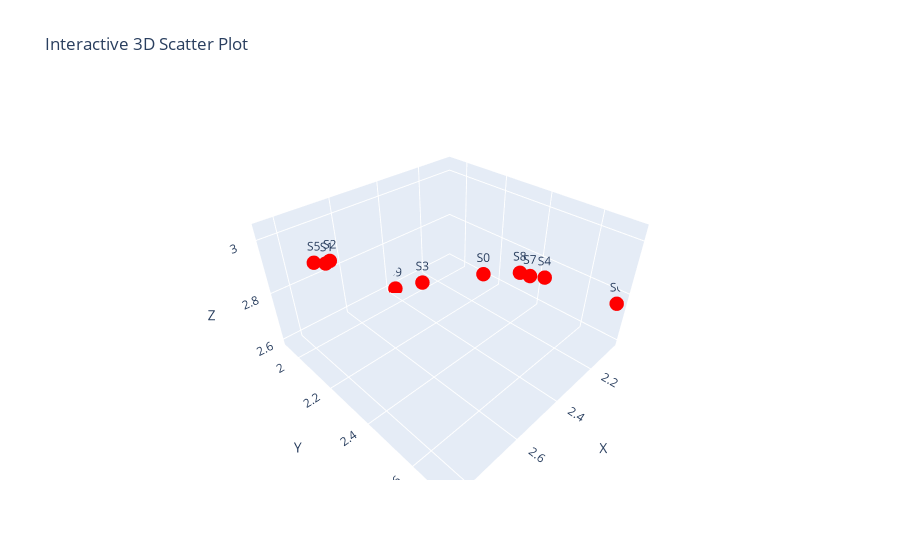

The notebook cell this image was saved under:
### Code cell
import numpy as np
import plotly.graph_objects as go

# Etichette per embed_s e embed_t
labels_s = [f'S{i}' for i in range(embed_s.shape[1])]
labels_t = [f'T{i}' for i in range(embed_t.shape[1])]

# Creiamo il grafico scatter interattivo
fig = go.Figure()

# Aggiungi i punti della prima matrice (embed_s) in rosso
fig.add_trace(go.Scatter3d(
    x=embed_s[0, :],
    y=embed_s[1, :],
    z=embed_s[2, :],
    mode='markers+text',
    marker=dict(size=5, color='red'),
    text=labels_s,  # Etichette per ogni punto
    textposition='top center',
    name='embed_s'
))

# Aggiungi i punti della seconda matrice (embed_t) in blu
#fig.add_trace(go.Scatter3d(
    #x=embed_t[0, :],
    #y=embed_t[1, :],
    #z=embed_t[2, :],
    #mode='markers+text',
    #marker=dict(size=5, color='blue'),
    #text=labels_t,  # Etichette per ogni punto
    #textposition='top center',
    #name='embed_t'
#))

# Personalizzazione del layout
fig.update_layout(
    title='Interactive 3D Scatter Plot',
    scene=dict(
        xaxis_title='X',
        yaxis_title='Y',
        zaxis_title='Z'
    )
)

# Mostra il grafico
fig.show()

### Figure 1 — Plotly figure (JSON) as saved in the notebook; plotly's stock layout.template omitted (floating-point values rounded to 4 significant figures)
{"data": [{"marker": {"color": "red", "size": 5}, "mode": "markers+text", "name": "embed_s", "text": ["S0", "S1", "S2", "S3", "S4", "S5", "S6", "S7", "S8", "S9"], "textposition": "top center", "type": "scatter3d", "x": [2.216, 2.807, 2.784, 2.299, 2.151, 2.844, 2.056, 2.18, 2.214, 2.377], "y": [2.266, 2.198, 2.181, 2.011, 2.49, 2.205, 2.721, 2.448, 2.429, 1.928], "z": [2.742, 3.02, 3.011, 2.621, 2.802, 3.042, 2.761, 2.802, 2.823, 2.589]}], "layout": {"scene": {"xaxis": {"title": {"text": "X"}}, "yaxis": {"title": {"text": "Y"}}, "zaxis": {"title": {"text": "Z"}}}, "title": {"text": "Interactive 3D Scatter Plot"}}}
